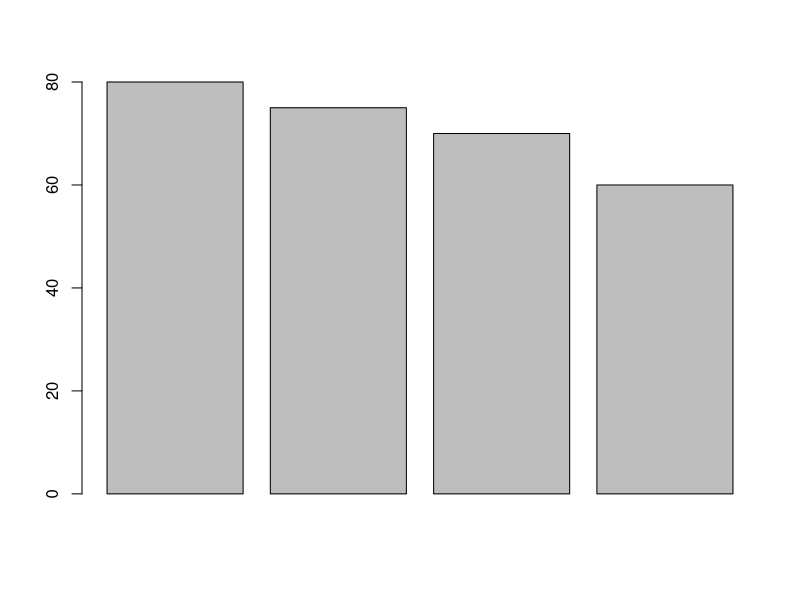
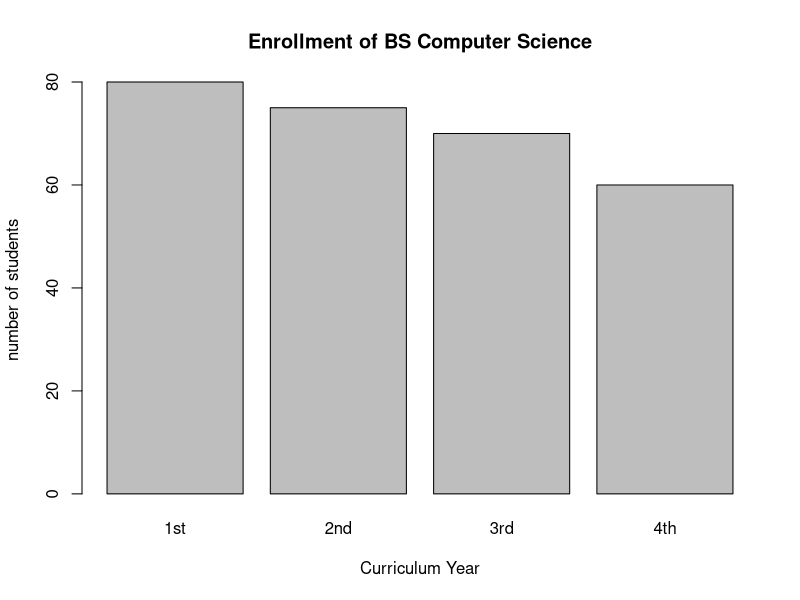
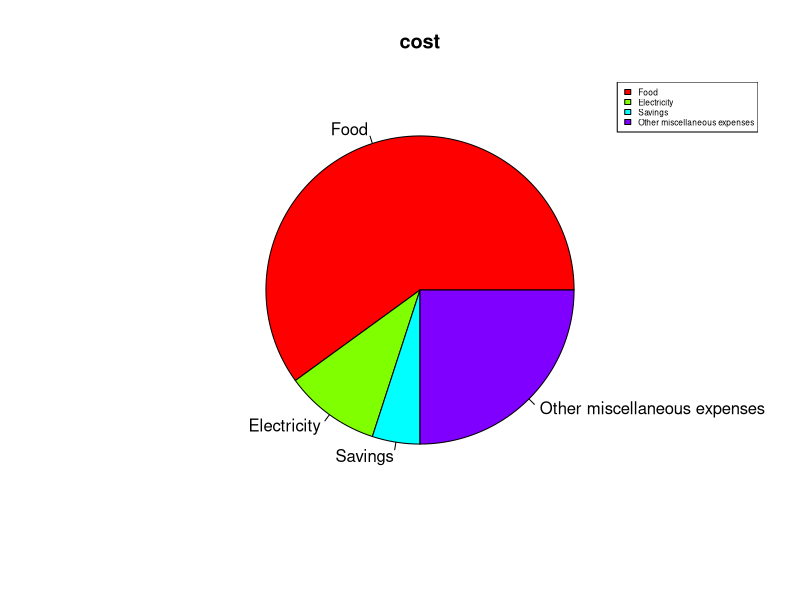
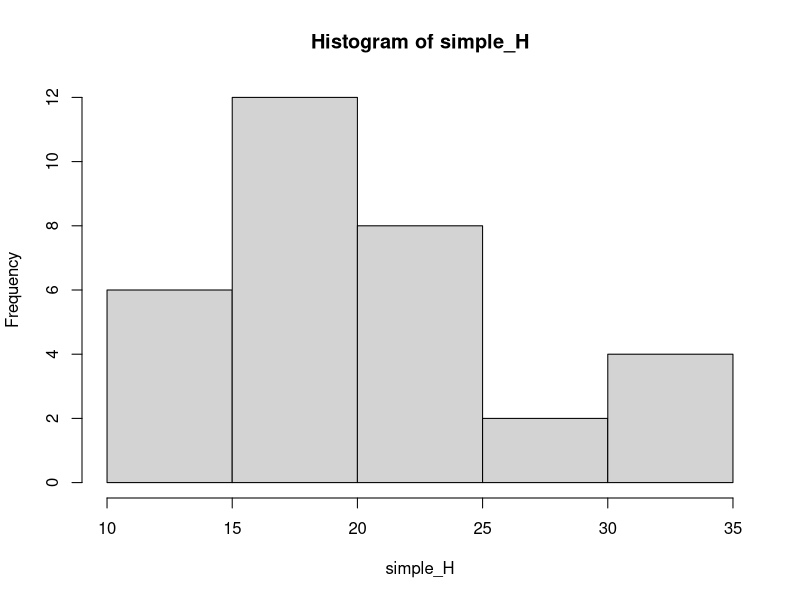
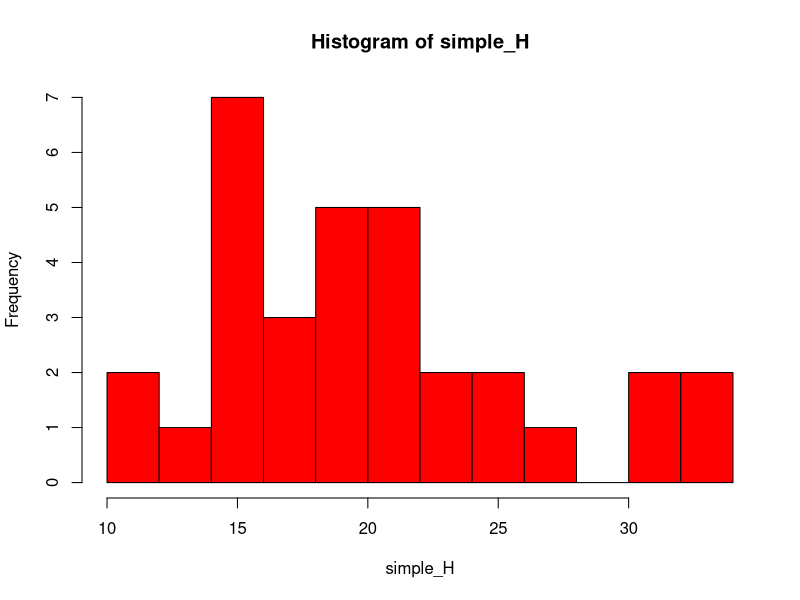
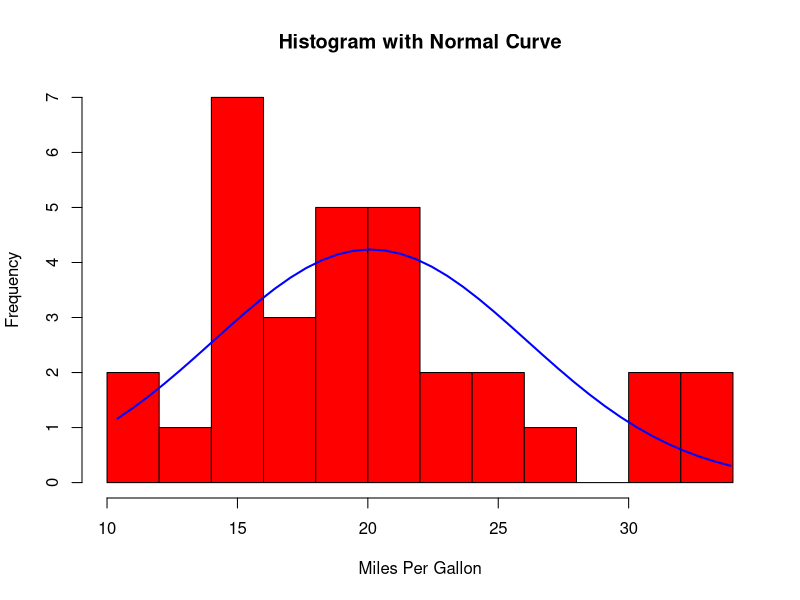
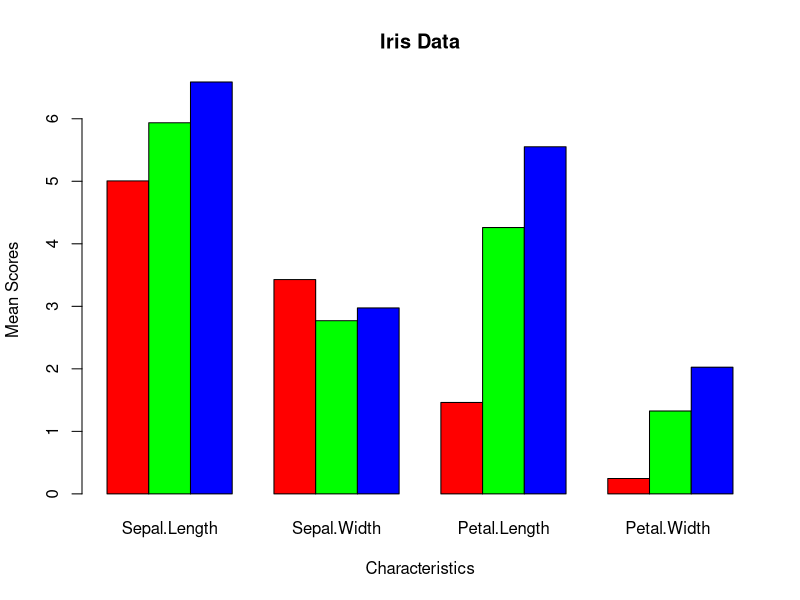

Source code (R) for these figures, in order:
## ---- chunk 1
year_2019_2020 <- c(80, 75, 70, 60)
barplot(year_2019_2020)
## ---- chunk 2
barplot(year_2019_2020, 
        main= "Enrollment of BS Computer Science",
        xlab= "Curriculum Year",
        ylab= "number of students", names.arg= c("1st", "2nd", "3rd", "4th"))
## ---- chunk 3
Monthly_Income<- data.frame(Food= ("60%"), Electricity= ("10%"),
                    Savings= ("5%"), Other_miscellaneous_expenses= ("25%"))
Monthly_Income
## ---- chunk 4
Monthly_Income <- c(60, 10, 5, 25)
Monthly_Income

pie(Monthly_Income,
    main= "cost",
    col= rainbow(length(Monthly_Income)),
    labels= c("Food", "Electricity", "Savings", "Other miscellaneous expenses"))
legend("topright", c("Food", "Electricity", "Savings", "Other miscellaneous expenses"),
       cex= 0.5, fill= rainbow(length(Monthly_Income)))
## ---- chunk 5
data(mtcars)
## ---- chunk 6
simple_H <- (mtcars$mpg)
hist(simple_H,)
## ---- chunk 7
hist(simple_H, breaks=12, col="red")
## ---- chunk 8
histo <-hist(simple_H, breaks=10, col="red", xlab="Miles Per Gallon",
        main="Histogram with Normal Curve")
xfit<-seq(min(simple_H),max(simple_H),length=40)
yfit<-dnorm(xfit,mean=mean(simple_H),sd=sd(simple_H))
yfit <- yfit*diff(histo$mids[1:2])*length(simple_H)
lines(xfit, yfit, col="blue", lwd=2)
## ---- chunk 9
data_Set1<- subset(iris, Species == "setosa")
data_Set2<- subset(iris, Species == "versicolor")
data_Set3<- subset(iris, Species == "virginica")
data_Set1
data_Set2
data_Set3
## ---- chunk 10
setosa <- colMeans(data_Set1[sapply(data_Set1,is.numeric)])
versicolor <- colMeans(data_Set2[sapply(data_Set2,is.numeric)])
virginica <- colMeans(data_Set3[sapply(data_Set3,is.numeric)])
setosa
versicolor 
virginica
## ---- chunk 11
species <- rbind(setosa, versicolor, virginica)
species
## ---- chunk 12
barplot(species, beside = TRUE, col= c("red", "green", "blue"),
        main= "Iris Data",
        xlab= "Characteristics",
        ylab= "Mean Scores", names.arg= c("Sepal.Length", "Sepal.Width",
                                                 "Petal.Length", "Petal.Width "))
